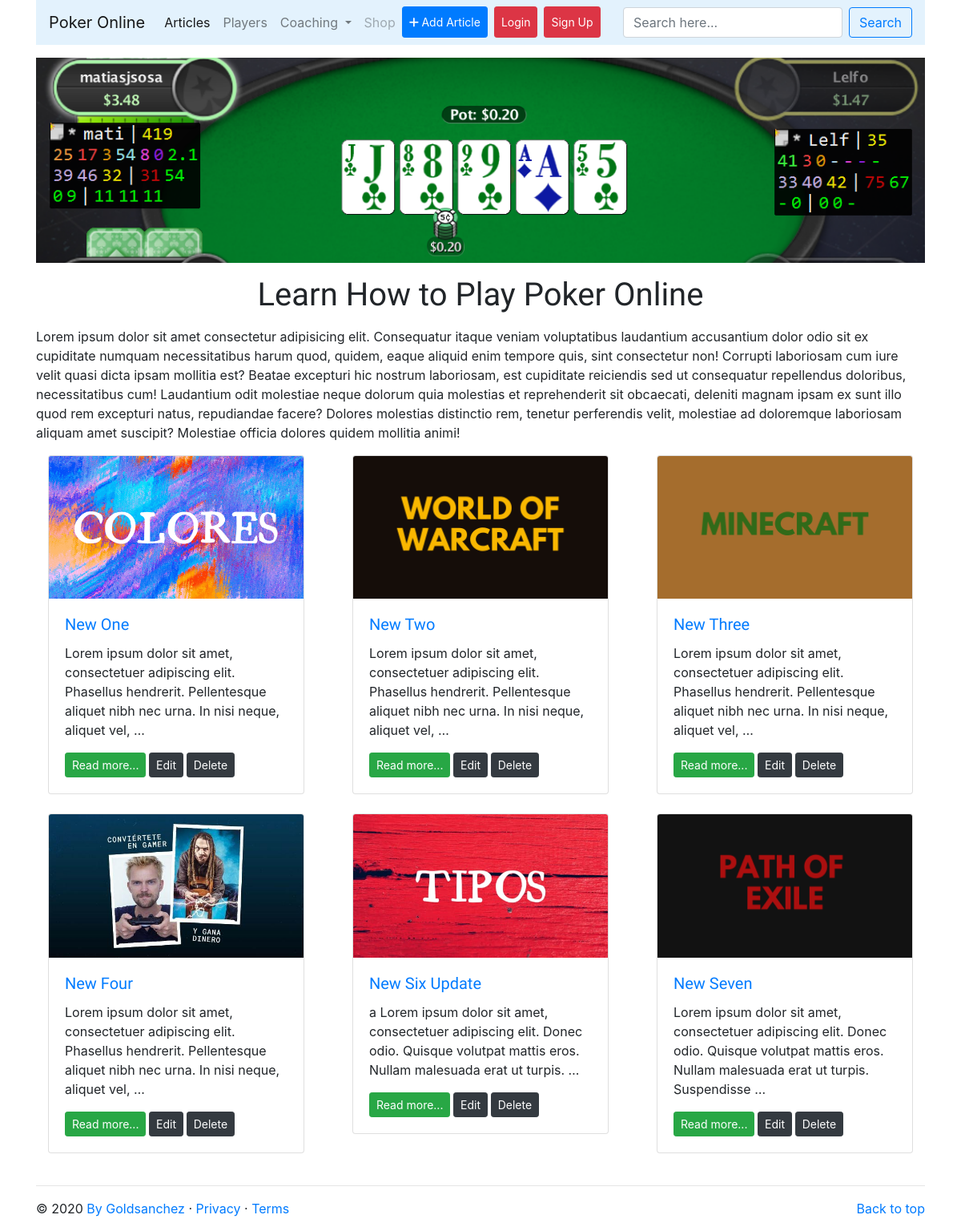
/, run on an earlier commit of the app's database.
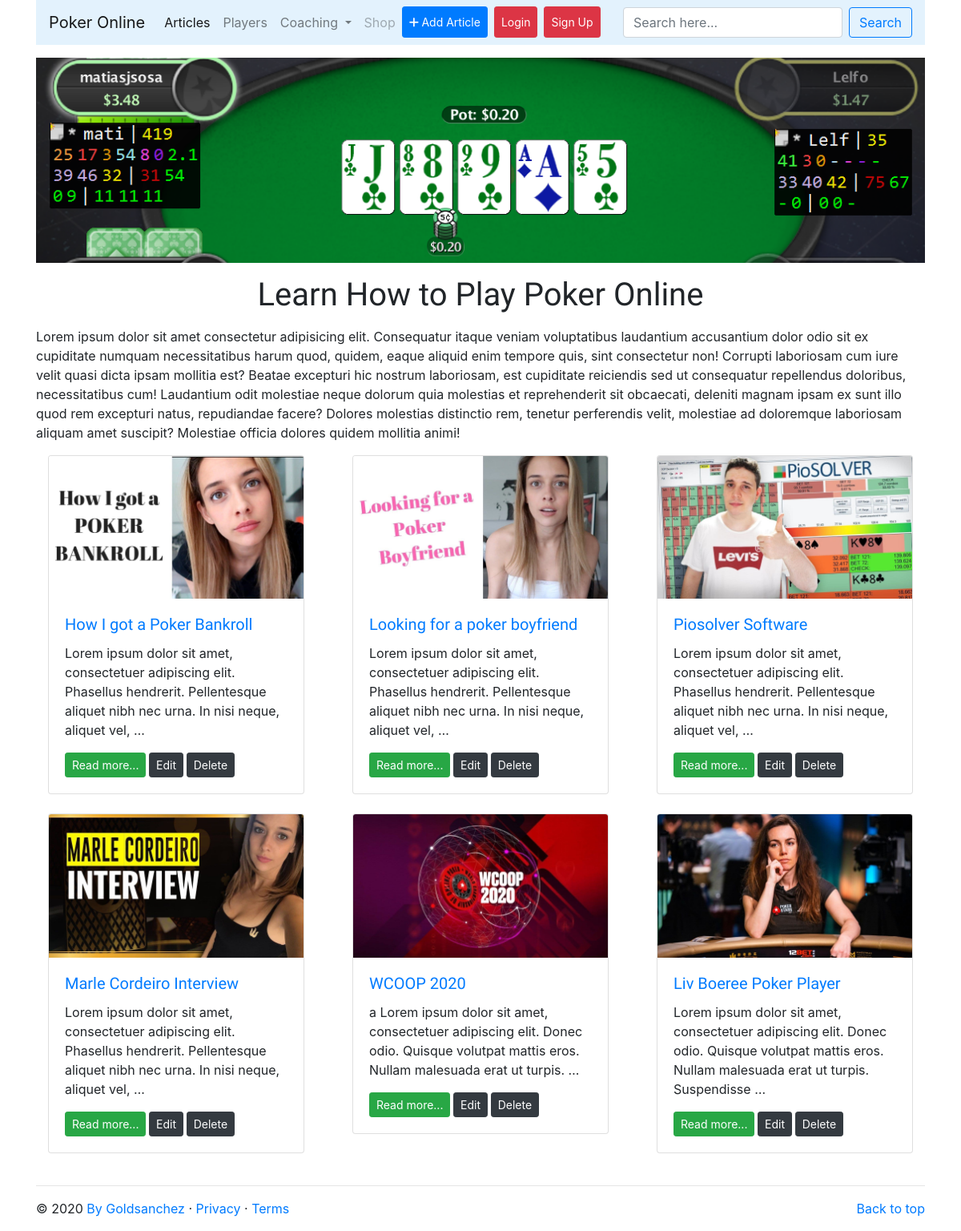
And on a later commit of the database.
### orbital/models.py (models this page shows, shortened)
class New(models.Model):
    category = models.ForeignKey(Category, on_delete=models.CASCADE)
    title = models.CharField(max_length=100)
    image = models.ImageField(upload_to='images/')
    detail = RichTextField()
    add_time = models.DateTimeField(auto_now_add=True)
    slug = models.SlugField(null=True, blank = True)
    class Meta:
        verbose_name_plural = 'News'

### orbital/views.py (the view)
# urls.py: path('', Home.as_view(), name = 'home'),
class Home(TemplateView):
    template_name = "orbital/home.html"
    def get_context_data(self, **kwargs):
        context = super().get_context_data(**kwargs)
        context['articles'] = New.objects.all()
        return context

### orbital/templates/orbital/home.html (shortened to what this page needs)
{% extends "orbital/base.html" %}
{% load static %}
{% block article %}
<div class="container">
    <div class="row">
        <div class="col">
            <img class="mt-3 img-fluid" src="{% static 'images/logo.png' %}" alt="image">
        </div>
    </div>
    <div class="row">
        <div class="col">
            <h1 class="text-center my-3">Learn How to Play Poker Online</h1>
            <p>Lorem ipsum dolor sit amet consectetur adipisicing elit. Consequatur itaque veniam voluptatibus laudantium accusantium dolor odio sit ex cupiditate numquam necessitatibus harum quod, quidem, eaque aliquid enim tempore quis, sint consectetur non! Corrupti laboriosam cum iure velit quasi dicta ipsam mollitia est? Beatae excepturi hic nostrum laboriosam, est cupiditate reiciendis sed ut consequatur repellendus doloribus, necessitatibus cum! Laudantium odit molestiae neque dolorum quia molestias et reprehenderit sit obcaecati, deleniti magnam ipsam ex sunt illo quod rem excepturi natus, repudiandae facere? Dolores molestias distinctio rem, tenetur perferendis velit, molestiae ad doloremque laboriosam aliquam amet suscipit? Molestiae officia dolores quidem mollitia animi!</p>
            <div class="card-deck row-cols-1 row-cols-md-2 row-cols-lg-3">
              {% for article in articles %}
              <div class="col mb-4">
              <div class="card">
                <a title="{{article.title}}" href="{% url 'articles' article.slug %}"><img src="media/{{ article.image }}" class="card-img-top" alt="..."></a>
                <div class="card-body">
                  <h5 class="card-title"><a href="{% url 'articles' article.slug %}">{{article.title}}</a></h5>
                  <p class="card-text">{{article.detail  | truncatewords_html:20}}</p>
                  <p class="card-text"><small class="text-muted"><a class="btn btn-success btn-sm" href="{% url 'articles' article.slug %}">Read more...</a>&nbsp<a class="btn btn-dark btn-sm" href="{% url 'update' article.slug %}">Edit</a>&nbsp<a class="btn btn-dark btn-sm" href="{% url 'delete' article.slug %}">Delete</a></small></p>
                </div>
              </div>
              </div>
              {% endfor %}
            </div>
              </div>
        </div>
    </div>
{% endblock article %}

### orbital/templates/orbital/base.html (shortened to what this page needs)
{% load static %}
<!DOCTYPE html>
<html lang="en">
<head>
    <link
  rel="stylesheet"
  href="https://stackpath.bootstrapcdn.com/bootstrap/4.5.2/css/bootstrap.min.css"
/>
<link rel="stylesheet" href="{% static 'css/style.css' %}">
</head>
<body>
    {% block header %}
    {% include "orbital/navbar.html"%}
    {% endblock header %}
    {% block article %}
    {% endblock article %}
    {% block footer %}
    {% include "orbital/footer.html"%}
    {% endblock footer %}
</body>
</html>

### orbital/templates/orbital/navbar.html (shortened to what this page needs)
<div class="container">
    <nav class="navbar navbar-expand-lg navbar-light" style="background-color: #e3f2fd;">
        <a class="navbar-brand" href="{% url 'home' %}">Poker Online</a>
        <div class="collapse navbar-collapse" id="navbarSupportedContent">
          <ul class="navbar-nav mr-auto">
            <li class="nav-item active">
              <a class="nav-link" href="#">Articles <span class="sr-only">(current)</span></a>
            </li>
            <li class="nav-item">
              <a class="nav-link" href="#">Players</a>
            </li>
            <li class="nav-item dropdown">
              <a class="nav-link dropdown-toggle" href="#" id="navbarDropdown" role="button" data-toggle="dropdown" aria-haspopup="true" aria-expanded="false">
                Coaching
              </a>
            </li>
            <li class="nav-item">
              <a class="nav-link disabled" href="#" tabindex="-1" aria-disabled="true">Shop</a>
            </li>
            <li class="nav-item">
              <a class="nav-link text-white btn btn-primary btn-sm" href="{% url 'create' %}" tabindex="-1" aria-disabled="true"><i class="fas fa-plus">&nbsp</i>Add Article</a>
            </li>
            {% if user.is_authenticated %}
              <li class="nav-item">
                <a class="nav-link btn btn-light btn-sm ml-2">Hi {{ user.username }}!</a>
              </li>
            {% else %}
              <li class="nav-item">
                <a class="nav-link text-white btn btn-danger btn-sm ml-2" href="{% url 'login' %}">Login</a>
              </li>
            {% endif %}
            {% if user.is_authenticated %}
              <li class="nav-item text-white">
                <a class="nav-link text-white btn btn-light btn-sm ml-2" href="{% url 'logout' %}">Logout</a>
              </li>
            {% else %}
            <li class="nav-item">
              <a class="nav-link text-white btn btn-danger btn-sm ml-2" href="{% url 'signup' %}">Sign Up</a>
            </li>
            {% endif %}
          </ul>
          <form class="form-inline my-2 my-lg-0">
            <input class="form-control mr-sm-2" type="search" placeholder="Search here..." aria-label="Search">
            <button class="btn btn-outline-primary my-sm-0" type="submit">Search</button>
          </form>
        </div>
      </nav>
</div>

### orbital/templates/orbital/footer.html
<footer class="container">
    <hr>
    <p class="float-right"><a href="#">Back to top</a></p>
    <p>&copy; 2020 <a href="https://twitter.com/Goldsanchez">By Goldsanchez</a> &middot; <a href="#">Privacy</a> &middot; <a href="#">Terms</a></p>
  </footer>

### orbital/static/css/style.css (style rules this page uses)
h1, h2, h3, h4, h5 { font-family: 'Oleo Script', cursive; }

What changed in the data, as far as the page shows it:
changed New: image: a different picture; title "New One" → "How I got a Poker Bankroll"
changed New: image: a different picture; title "New Two" → "Looking for a poker boyfriend"
changed New: image: a different picture; title "New Three" → "Piosolver Software"
changed New: image: a different picture; title "New Four" → "Marle Cordeiro Interview"
changed New: image: a different picture; title "New Six Update" → "WCOOP 2020"
changed New: image: a different picture; title "New Seven" → "Liv Boeree Poker Player"
